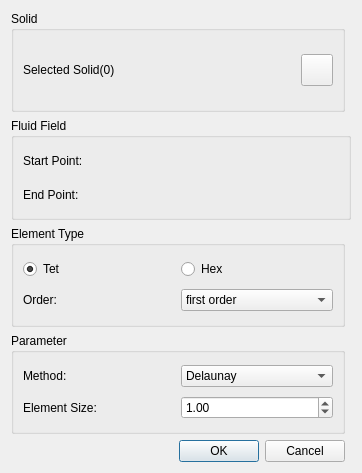
<?xml version="1.0" encoding="UTF-8"?>
<ui version="4.0">
 <class>DialogFluidMesh</class>
 <widget class="QDialog" name="DialogFluidMesh">
  <property name="geometry">
   <rect>
    <x>0</x>
    <y>0</y>
    <width>362</width>
    <height>473</height>
   </rect>
  </property>
  <property name="windowTitle">
   <string>Fluid Mesh</string>
  </property>
  <layout class="QGridLayout" name="gridLayout_3">
   <item row="4" column="0">
    <widget class="QDialogButtonBox" name="buttonBox">
     <property name="orientation">
      <enum>Qt::Horizontal</enum>
     </property>
     <property name="standardButtons">
      <set>QDialogButtonBox::Cancel|QDialogButtonBox::Ok</set>
     </property>
    </widget>
   </item>
   <item row="2" column="0">
    <widget class="QGroupBox" name="groupBox_3">
     <property name="title">
      <string>Element Type</string>
     </property>
     <layout class="QGridLayout" name="gridLayout_4">
      <item row="0" column="0">
       <layout class="QHBoxLayout" name="horizontalLayout_3">
        <item>
         <widget class="QRadioButton" name="TetRadioButton">
          <property name="text">
           <string>Tet</string>
          </property>
          <property name="checked">
           <bool>true</bool>
          </property>
         </widget>
        </item>
        <item>
         <widget class="QRadioButton" name="HexRadioButton">
          <property name="text">
           <string>Hex</string>
          </property>
          <property name="checkable">
           <bool>true</bool>
          </property>
         </widget>
        </item>
       </layout>
      </item>
      <item row="1" column="0">
       <layout class="QHBoxLayout" name="horizontalLayout_2">
        <item>
         <widget class="QLabel" name="label">
          <property name="text">
           <string>Order:</string>
          </property>
         </widget>
        </item>
        <item>
         <widget class="QComboBox" name="OrderComboBox">
          <item>
           <property name="text">
            <string>first order</string>
           </property>
          </item>
          <item>
           <property name="text">
            <string>second order</string>
           </property>
          </item>
         </widget>
        </item>
       </layout>
      </item>
     </layout>
    </widget>
   </item>
   <item row="0" column="0">
    <widget class="QGroupBox" name="groupBox">
     <property name="title">
      <string>Solid</string>
     </property>
     <layout class="QGridLayout" name="gridLayout">
      <item row="0" column="1">
       <widget class="QPushButton" name="geoSelectSurface">
        <property name="sizePolicy">
         <sizepolicy hsizetype="Minimum" vsizetype="Minimum">
          <horstretch>0</horstretch>
          <verstretch>0</verstretch>
         </sizepolicy>
        </property>
        <property name="minimumSize">
         <size>
          <width>32</width>
          <height>32</height>
         </size>
        </property>
        <property name="maximumSize">
         <size>
          <width>32</width>
          <height>32</height>
         </size>
        </property>
        <property name="styleSheet">
         <string notr="true">background-image: url(:/QUI/geometry/selectface.png);</string>
        </property>
        <property name="text">
         <string/>
        </property>
        <property name="checkable">
         <bool>true</bool>
        </property>
       </widget>
      </item>
      <item row="0" column="0">
       <widget class="QLabel" name="planelabel">
        <property name="text">
         <string>Selected Solid(0)</string>
        </property>
       </widget>
      </item>
     </layout>
    </widget>
   </item>
   <item row="1" column="0" colspan="2">
    <widget class="QGroupBox" name="groupBox_2">
     <property name="title">
      <string>Fluid Field</string>
     </property>
     <layout class="QGridLayout" name="gridLayout_5">
      <item row="0" column="0">
       <widget class="QLabel" name="label_3">
        <property name="text">
         <string>Start Point:</string>
        </property>
       </widget>
      </item>
      <item row="1" column="0">
       <layout class="QHBoxLayout" name="startPointLayout"/>
      </item>
      <item row="2" column="0">
       <widget class="QLabel" name="label_5">
        <property name="text">
         <string>End Point:</string>
        </property>
       </widget>
      </item>
      <item row="3" column="0">
       <layout class="QHBoxLayout" name="endPointLayout"/>
      </item>
     </layout>
    </widget>
   </item>
   <item row="3" column="0">
    <widget class="QGroupBox" name="groupBox_4">
     <property name="title">
      <string>Parameter</string>
     </property>
     <layout class="QGridLayout" name="gridLayout_2">
      <item row="0" column="0">
       <layout class="QHBoxLayout" name="horizontalLayout">
        <item>
         <widget class="QLabel" name="label_2">
          <property name="sizePolicy">
           <sizepolicy hsizetype="Expanding" vsizetype="Preferred">
            <horstretch>0</horstretch>
            <verstretch>0</verstretch>
           </sizepolicy>
          </property>
          <property name="text">
           <string>Method:</string>
          </property>
         </widget>
        </item>
        <item>
         <widget class="QComboBox" name="MethodComboBox">
          <property name="sizePolicy">
           <sizepolicy hsizetype="Expanding" vsizetype="Fixed">
            <horstretch>0</horstretch>
            <verstretch>0</verstretch>
           </sizepolicy>
          </property>
          <item>
           <property name="text">
            <string>Delaunay</string>
           </property>
          </item>
          <item>
           <property name="text">
            <string>New Delaunay</string>
           </property>
          </item>
          <item>
           <property name="text">
            <string>Frontal</string>
           </property>
          </item>
          <item>
           <property name="text">
            <string>Frontal Delaunay</string>
           </property>
          </item>
          <item>
           <property name="text">
            <string>Frontal Hex</string>
           </property>
          </item>
          <item>
           <property name="text">
            <string>MMG3D</string>
           </property>
          </item>
          <item>
           <property name="text">
            <string>R-tree</string>
           </property>
          </item>
         </widget>
        </item>
       </layout>
      </item>
      <item row="1" column="0">
       <layout class="QHBoxLayout" name="horizontalLayout_5">
        <item>
         <widget class="QLabel" name="label_4">
          <property name="text">
           <string>Element Size:</string>
          </property>
         </widget>
        </item>
        <item>
         <widget class="QDoubleSpinBox" name="MinSizeDoubleSpinBox">
          <property name="maximum">
           <double>9999999999999.000000000000000</double>
          </property>
          <property name="value">
           <double>1.000000000000000</double>
          </property>
         </widget>
        </item>
       </layout>
      </item>
     </layout>
    </widget>
   </item>
  </layout>
 </widget>
 <resources>
  <include location="../qrc/qianfan.qrc"/>
 </resources>
 <connections>
  <connection>
   <sender>buttonBox</sender>
   <signal>accepted()</signal>
   <receiver>DialogFluidMesh</receiver>
   <slot>accept()</slot>
   <hints>
    <hint type="sourcelabel">
     <x>248</x>
     <y>254</y>
    </hint>
    <hint type="destinationlabel">
     <x>157</x>
     <y>274</y>
    </hint>
   </hints>
  </connection>
  <connection>
   <sender>buttonBox</sender>
   <signal>rejected()</signal>
   <receiver>DialogFluidMesh</receiver>
   <slot>reject()</slot>
   <hints>
    <hint type="sourcelabel">
     <x>316</x>
     <y>260</y>
    </hint>
    <hint type="destinationlabel">
     <x>286</x>
     <y>274</y>
    </hint>
   </hints>
  </connection>
 </connections>
</ui>
